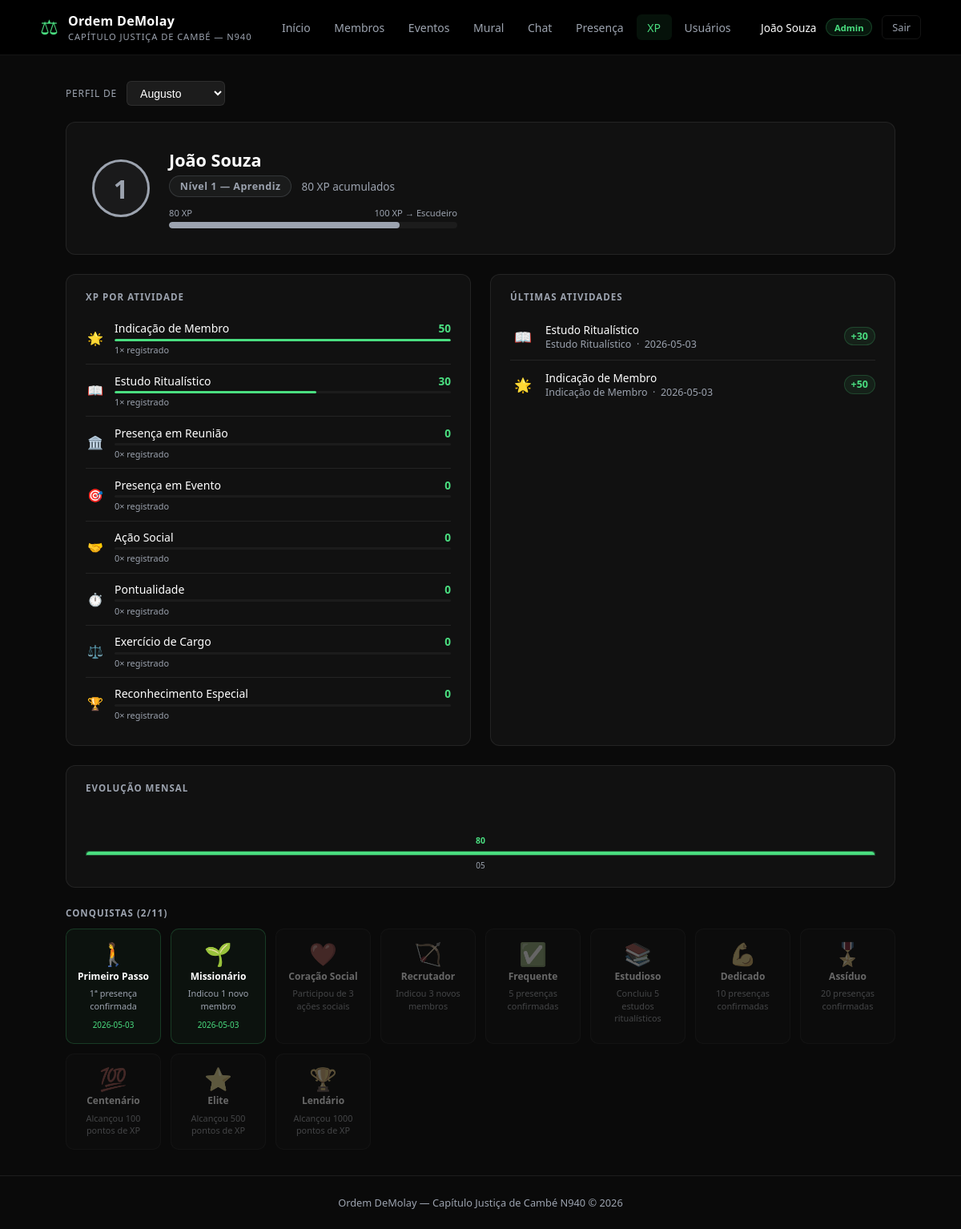
Screenshot of /gamificacao/perfil/3 (signed in) with the database file from the repository.
### tables this page shows
CREATE TABLE usuarios (
            id INTEGER PRIMARY KEY AUTOINCREMENT,
            username TEXT NOT NULL UNIQUE,
            senha_hash TEXT NOT NULL,
            nome TEXT NOT NULL,
            role TEXT NOT NULL DEFAULT 'membro'
        );

CREATE TABLE xp_categorias (
            id INTEGER PRIMARY KEY AUTOINCREMENT,
            codigo TEXT NOT NULL UNIQUE,
            nome TEXT NOT NULL,
            descricao TEXT,
            pontos INTEGER NOT NULL DEFAULT 10,
            icone TEXT DEFAULT '⭐'
        );

CREATE TABLE xp_registros (
            id INTEGER PRIMARY KEY AUTOINCREMENT,
            usuario_id INTEGER NOT NULL REFERENCES usuarios(id) ON DELETE CASCADE,
            categoria_id INTEGER NOT NULL REFERENCES xp_categorias(id),
            pontos INTEGER NOT NULL,
            descricao TEXT,
            referencia_id INTEGER,
            concedido_por INTEGER REFERENCES usuarios(id),
            criado_em TEXT DEFAULT (datetime('now', 'localtime'))
        );

CREATE TABLE xp_usuario_badges (
            id INTEGER PRIMARY KEY AUTOINCREMENT,
            usuario_id INTEGER NOT NULL REFERENCES usuarios(id) ON DELETE CASCADE,
            badge_id INTEGER NOT NULL REFERENCES xp_badges(id),
            conquistado_em TEXT DEFAULT (datetime('now', 'localtime')),
            UNIQUE(usuario_id, badge_id)
        );

CREATE TABLE xp_badges (
            id INTEGER PRIMARY KEY AUTOINCREMENT,
            codigo TEXT NOT NULL UNIQUE,
            nome TEXT NOT NULL,
            descricao TEXT,
            icone TEXT,
            condicao_tipo TEXT,
            condicao_valor INTEGER
        );

### app.py (the view)
@app.route("/gamificacao/perfil/<int:user_id>")
@login_required
def xp_perfil_usuario(user_id):
    conn    = get_db()
    usuario = conn.execute("SELECT id, nome, role FROM usuarios WHERE id=?", (user_id,)).fetchone()
    if not usuario:
        flash("Usuário não encontrado.", "erro")
        conn.close()
        return redirect(url_for("xp_dashboard"))
    xp_total = conn.execute(
        "SELECT COALESCE(SUM(pontos),0) FROM xp_registros WHERE usuario_id=?", (user_id,)
    ).fetchone()[0]
    nivel = _nivel_info(xp_total)
    por_categoria = conn.execute("""
        SELECT xc.nome, xc.icone, xc.codigo,
               COALESCE(SUM(xr.pontos),0) AS total, COUNT(xr.id) AS vezes
        FROM xp_categorias xc
        LEFT JOIN xp_registros xr ON xr.categoria_id=xc.id AND xr.usuario_id=?
        GROUP BY xc.id ORDER BY total DESC
    """, (user_id,)).fetchall()
    todos_badges = conn.execute("""
        SELECT b.*, ub.conquistado_em,
               CASE WHEN ub.id IS NOT NULL THEN 1 ELSE 0 END AS ganhou
        FROM xp_badges b
        LEFT JOIN xp_usuario_badges ub ON ub.badge_id=b.id AND ub.usuario_id=?
        ORDER BY ganhou DESC, b.condicao_valor ASC
    """, (user_id,)).fetchall()
    historico = conn.execute("""
        SELECT xr.pontos, xr.descricao, xr.criado_em, xc.nome AS cat, xc.icone
        FROM xp_registros xr
        JOIN xp_categorias xc ON xc.id=xr.categoria_id
        WHERE xr.usuario_id=? ORDER BY xr.criado_em DESC LIMIT 30
    """, (user_id,)).fetchall()
    por_mes = conn.execute("""
        SELECT strftime('%Y-%m', criado_em) AS mes, SUM(pontos) AS total
        FROM xp_registros WHERE usuario_id=?
        GROUP BY mes ORDER BY mes DESC LIMIT 6
    """, (user_id,)).fetchall()
    todos = conn.execute("SELECT id, nome FROM usuarios ORDER BY nome").fetchall() \
            if session.get("role") == "admin" else None
    conn.close()
    return render_template("xp_perfil.html",
                           usuario=usuario, xp_total=xp_total, nivel=nivel,
                           por_categoria=por_categoria,
                           todos_badges=todos_badges,
                           historico=historico,
                           por_mes=list(reversed([dict(m) for m in por_mes])),
                           todos=todos, e_meu=(user_id == session["user_id"]))

### app.py (called while the page is built)
def get_db():
    conn = sqlite3.connect(DB_PATH)
    conn.row_factory = sqlite3.Row
    return conn

def login_required(f):
    @wraps(f)
    def decorated(*args, **kwargs):
        if "user_id" not in session:
            return redirect(url_for("entrar", next=request.path))
        return f(*args, **kwargs)
    return decorated

def _nivel_info(pontos):
    atual = NIVEIS[0]
    for n in NIVEIS:
        if pontos >= n[0]:
            atual = n
    idx = NIVEIS.index(atual)
    prox = NIVEIS[idx + 1] if idx + 1 < len(NIVEIS) else None
    if prox:
        faixa = prox[0] - atual[0]
        progresso = min(100, round((pontos - atual[0]) / faixa * 100))
        falta = prox[0] - pontos
    else:
        progresso, falta = 100, 0
    return {"numero": atual[1], "nome": atual[2], "cor": atual[3],
            "proximo": prox[2] if prox else None,
            "proximo_limiar": prox[0] if prox else None,
            "progresso": progresso, "falta": falta}

### templates/xp_perfil.html (shortened to what this page needs)
{% extends "base.html" %}
{% block conteudo %}
{% if todos %}
<div style="margin-bottom:1.25rem;display:flex;align-items:center;gap:0.75rem;">
  <label style="font-size:0.75rem;color:var(--texto-muted);text-transform:uppercase;letter-spacing:0.07em;">Perfil de</label>
  <select onchange="window.location='/gamificacao/perfil/'+this.value"
          style="background:var(--superficie2);border:1px solid var(--borda);border-radius:6px;color:var(--texto);padding:0.35rem 0.75rem;font-size:0.875rem;outline:none;cursor:pointer;">
    {% for u in todos %}
    <option value="{{ u.id }}" {% if u.id == user_id %}selected{% endif %}>{{ u.nome }}</option>
    {% endfor %}
  </select>
</div>
{% endif %}
<div style="background:var(--superficie);border:1px solid var(--borda);border-radius:12px;padding:2rem;margin-bottom:1.5rem;">
  <div style="display:flex;align-items:center;gap:1.5rem;flex-wrap:wrap;">
    <div style="width:72px;height:72px;border-radius:50%;border:3px solid {{ nivel.cor }};display:flex;align-items:center;justify-content:center;font-size:2rem;font-weight:900;color:{{ nivel.cor }};flex-shrink:0;background:{{ nivel.cor }}10;">
      {{ nivel.numero }}
    </div>
    <div style="flex:1;">
      <h2 style="font-size:1.35rem;font-weight:700;color:var(--texto);margin-bottom:0.3rem;">{{ usuario.nome }}</h2>
      <div style="display:flex;align-items:center;gap:0.75rem;flex-wrap:wrap;">
        <span class="nivel-chip" style="color:{{ nivel.cor }};border-color:{{ nivel.cor }}33;background:{{ nivel.cor }}12;font-size:0.78rem;padding:0.25rem 0.8rem;">
          Nível {{ nivel.numero }} — {{ nivel.nome }}
        </span>
        <span style="font-size:0.85rem;color:var(--texto-muted);">{{ xp_total }} XP acumulados</span>
      </div>
      <div class="xp-bar-wrap" style="max-width:360px;margin-top:0.75rem;">
        <div style="display:flex;justify-content:space-between;font-size:0.7rem;color:var(--texto-muted);">
          <span>{{ xp_total }} XP</span>
          {% if nivel.proximo %}<span>{{ nivel.proximo_limiar }} XP → {{ nivel.proximo }}</span>
          {% else %}<span style="color:{{ nivel.cor }};">Nível máximo ✓</span>{% endif %}
        </div>
        <div class="xp-bar" style="height:8px;">
          <div class="xp-bar-fill" style="width:{{ nivel.progresso }}%;background:{{ nivel.cor }};"></div>
        </div>
      </div>
    </div>
  </div>
</div>
<div class="grid-2" style="margin-bottom:1.5rem;">
  <div style="background:var(--superficie);border:1px solid var(--borda);border-radius:12px;padding:1.25rem 1.5rem;">
    <div class="secao-titulo" style="margin-bottom:0.75rem;">XP por Atividade</div>
    {% set max_pts = por_categoria[0].total if por_categoria and por_categoria[0].total > 0 else 1 %}
    {% for c in por_categoria %}
    <div class="cat-row">
      <div class="cat-icon">{{ c.icone }}</div>
      <div style="flex:1;min-width:0;">
        <div style="display:flex;justify-content:space-between;margin-bottom:0.2rem;">
          <span class="cat-nome">{{ c.nome }}</span>
          <span class="cat-pts">{{ c.total }}</span>
        </div>
        <div class="barra" style="height:3px;">
          <div class="barra-fill" style="width:{{ [(c.total / max_pts * 100)|int, 100]|min }}%;"></div>
        </div>
        <div style="font-size:0.68rem;color:var(--texto-muted);margin-top:0.2rem;">{{ c.vezes }}× registrado</div>
      </div>
    </div>
    {% endfor %}
  </div>
  <div style="background:var(--superficie);border:1px solid var(--borda);border-radius:12px;padding:1.25rem 1.5rem;">
    <div class="secao-titulo" style="margin-bottom:0.75rem;">Últimas Atividades</div>
    {% if historico %}
      {% for h in historico %}
      <div class="atividade-item">
        <div class="atividade-icone">{{ h.icone }}</div>
        <div class="atividade-info">
          <div class="atividade-desc">{{ h.descricao }}</div>
          <div class="atividade-cat">{{ h.cat }} &nbsp;·&nbsp; {{ h.criado_em[:10] }}</div>
        </div>
        <span class="xp-pts-badge">+{{ h.pontos }}</span>
      </div>
      {% endfor %}
    {% else %}
      <p style="color:var(--texto-muted);font-size:0.85rem;">Nenhuma atividade registrada.</p>
    {% endif %}
  </div>
</div>
{% if por_mes %}
<div style="background:var(--superficie);border:1px solid var(--borda);border-radius:12px;padding:1.25rem 1.5rem;margin-bottom:1.5rem;">
  <div class="secao-titulo" style="margin-bottom:1rem;">Evolução Mensal</div>
  {% set max_m = por_mes | map(attribute='total') | max %}
  <div style="display:flex;align-items:flex-end;gap:0.5rem;height:80px;">
    {% for m in por_mes %}
    {% set h_pct = ((m.total / max_m * 100)|int) if max_m > 0 else 0 %}
    <div style="flex:1;display:flex;flex-direction:column;align-items:center;gap:0.35rem;">
      <div style="font-size:0.65rem;color:var(--verde);font-weight:700;">{{ m.total }}</div>
      <div style="width:100%;background:rgba(74,222,128,0.15);border-radius:4px 4px 0 0;border:1px solid rgba(74,222,128,0.2);"
           style="height:{{ h_pct }}%;">
        <div style="height:{{ h_pct }}%;min-height:4px;background:var(--verde);border-radius:4px 4px 0 0;"></div>
      </div>
      <div style="font-size:0.62rem;color:var(--texto-muted);">{{ m.mes[5:] }}</div>
    </div>
    {% endfor %}
  </div>
</div>
{% endif %}
<div class="secao-titulo" style="margin-bottom:0.75rem;">
  Conquistas ({{ todos_badges | selectattr('ganhou','eq',1) | list | length }}/{{ todos_badges | length }})
</div>
<div class="badge-grid">
  {% for b in todos_badges %}
  <div class="badge-card {% if b.ganhou %}ganhou{% else %}bloqueado{% endif %}">
    <div class="badge-icone">{{ b.icone }}</div>
    <div class="badge-nome">{{ b.nome }}</div>
    <div class="badge-desc">{{ b.descricao }}</div>
    {% if b.ganhou and b.conquistado_em %}
    <div style="font-size:0.62rem;color:var(--verde);margin-top:0.2rem;">{{ b.conquistado_em[:10] }}</div>
    {% endif %}
  </div>
  {% endfor %}
</div>
{% endblock %}

### templates/base.html (shortened to what this page needs)
<!DOCTYPE html>
<html lang="pt-br">
<head>
  <link rel="stylesheet" href="{{ url_for('static', filename='style.css') }}"/>
</head>
<body>
  <header>
    <div class="header-inner">
      <div class="logo">
        <span class="logo-symbol">⚖</span>
        <div>
          <h1>Ordem DeMolay</h1>
          <p>Capítulo Justiça de Cambé &mdash; N940</p>
        </div>
      </div>
      <nav>
        <a href="{{ url_for('index') }}"   class="{{ 'ativo' if request.endpoint == 'index' }}">Início</a>
        <a href="{{ url_for('membros') }}" class="{{ 'ativo' if 'membro' in request.endpoint }}">Membros</a>
        <a href="{{ url_for('eventos') }}" class="{{ 'ativo' if 'evento' in request.endpoint }}">Eventos</a>
        <a href="{{ url_for('mural') }}"   class="{{ 'ativo' if 'mural' in request.endpoint or 'post' in request.endpoint }}">Mural</a>
        <a href="{{ url_for('chat') }}"     class="{{ 'ativo' if 'chat' in request.endpoint }}">Chat</a>
        <a href="{{ url_for('presenca_dashboard') }}" class="{{ 'ativo' if 'presenca' in request.endpoint }}">Presença</a>
        <a href="{{ url_for('xp_dashboard') }}" class="{{ 'ativo' if request.endpoint.startswith('xp_') }}">XP</a>
        {% if session.get('role') == 'admin' %}
          <a href="{{ url_for('admin_usuarios') }}" class="{{ 'ativo' if 'admin' in request.endpoint }}">Usuários</a>
        {% endif %}
      </nav>
      <div class="usuario">
        {% if session.get('user_id') %}
          <span class="usuario-nome">{{ session.nome }}</span>
          {% if session.get('role') == 'admin' %}
            <span class="badge" style="font-size:0.7rem;">Admin</span>
          {% endif %}
          <a href="{{ url_for('sair') }}" class="btn-sair">Sair</a>
        {% else %}
          <a href="{{ url_for('entrar') }}" class="btn btn-entrar">Entrar</a>
        {% endif %}
      </div>
    </div>
  </header>
  <main>
    {% block conteudo %}{% endblock %}
  </main>
  <footer>
    <p>Ordem DeMolay &mdash; Capítulo Justiça de Cambé N940 &copy; 2026</p>
  </footer>
</body>
</html>

### rows the page displays
usuarios: nome "João Souza"
xp_categorias: icone "🌟", nome "Indicação de Membro", total "50", {{ [(c.total / max_pts * 100)|int, 100]|min }} 100 (drawn), vezes "1"
xp_categorias: icone "📖", nome "Estudo Ritualístico", total "30", {{ [(c.total / max_pts * 100)|int, 100]|min }} 60 (drawn), vezes "1"
xp_categorias: icone "🏛️", nome "Presença em Reunião", total "0", vezes "0"
xp_categorias: icone "🎯", nome "Presença em Evento", total "0", vezes "0"
xp_categorias: icone "🤝", nome "Ação Social", total "0", vezes "0"
xp_categorias: icone "⏱️", nome "Pontualidade", total "0", vezes "0"
xp_categorias: icone "⚖️", nome "Exercício de Cargo", total "0", vezes "0"
xp_categorias: icone "🏆", nome "Reconhecimento Especial", total "0", vezes "0"
xp_registros: icone "📖", descricao "Estudo Ritualístico", cat "Estudo Ritualístico", criado_em "2026-05-03", pontos "30"
xp_registros: icone "🌟", descricao "Indicação de Membro", cat "Indicação de Membro", criado_em "2026-05-03", pontos "50"
xp_usuario_badges: icone "🚶", nome "Primeiro Passo", descricao "1ª presença confirmada", conquistado_em "2026-05-03"
xp_usuario_badges: icone "🌱", nome "Missionário", descricao "Indicou 1 novo membro", conquistado_em "2026-05-03"
xp_badges: icone "❤️", nome "Coração Social", descricao "Participou de 3 ações sociais"
xp_badges: icone "🏹", nome "Recrutador", descricao "Indicou 3 novos membros"
xp_badges: icone "✅", nome "Frequente", descricao "5 presenças confirmadas"
xp_badges: icone "📚", nome "Estudioso", descricao "Concluiu 5 estudos ritualísticos"
xp_badges: icone "💪", nome "Dedicado", descricao "10 presenças confirmadas"
xp_badges: icone "🎖️", nome "Assíduo", descricao "20 presenças confirmadas"
xp_badges: icone "💯", nome "Centenário", descricao "Alcançou 100 pontos de XP"
xp_badges: icone "⭐", nome "Elite", descricao "Alcançou 500 pontos de XP"
xp_badges: icone "🏆", nome "Lendário", descricao "Alcançou 1000 pontos de XP"

### other values shown
{{ nivel.numero }} "1"
{{ nivel.nome }} "Aprendiz"
{{ xp_total }} "80"
{{ nivel.proximo_limiar }} "100"
{{ nivel.proximo }} "Escudeiro"
{{ m.total }} "80"
{{ m.mes[5:] }} "05"
{{ todos_badges | selectattr('ganhou','eq',1) | list | length }} "2"
{{ todos_badges | length }} "11"
form field value "Augusto"
